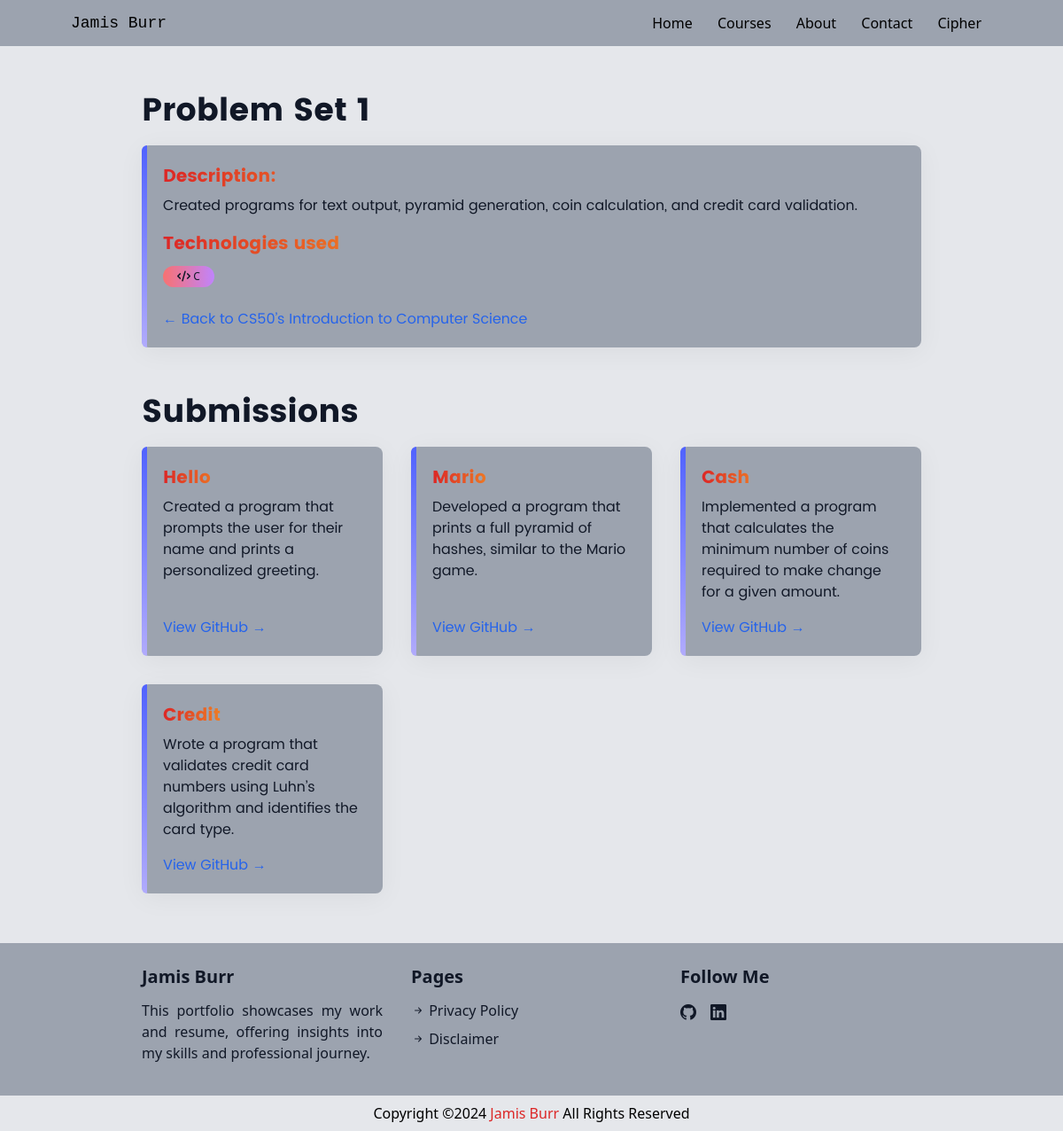
Page /courses/cs50x/problem-sets/problem-set-1/ on the committed database.
### portfolio_content/models.py (models this page shows, shortened)
class ProblemSet(models.Model):
    title = models.CharField(max_length=200)
    description = models.TextField()
    technologies = models.ManyToManyField(Technology, related_name="problem_sets")
    course = models.ForeignKey(Course, on_delete=models.CASCADE, related_name="problem_sets")
    slug = models.SlugField(blank=True)
    class Meta:
        verbose_name_plural = "Problem Sets"  # Correct plural display in the admin panel

class Technology(models.Model):
    name = models.CharField(max_length=50)
    icon = models.CharField(max_length=100, blank=True, null=True)  # Store FontAwesome class for the icon
    class Meta:
        db_table = 'Technologies'  # Ensure correct database table name
        verbose_name_plural = "Technologies"  # Correct plural display in the admin panel

class Course(models.Model):
    name = models.CharField(max_length=200)
    description = models.TextField(blank=True, null=True)
    technologies = models.ManyToManyField(Technology, related_name="courses")  # ManyToManyField
    slug = models.SlugField(blank=True)

class Submission(models.Model):
    title = models.CharField(max_length=200)
    description = models.TextField(blank=True, null=True)
    submission_link = models.URLField()
    lab = models.ForeignKey(
        "Lab",
        on_delete=models.CASCADE,
        related_name="submissions",
        blank=True,
        null=True,  # Allow it to be optional
    )
    problem_set = models.ForeignKey(
        "ProblemSet",
        on_delete=models.CASCADE,
        related_name="submissions",
        blank=True,
        null=True,  # Allow null values
    )
    project = models.ForeignKey(
        "Project",
        on_delete=models.CASCADE,
        related_name="submissions",
        blank=True,
        null=True,  # Allow null values
    )
    final_project = models.ForeignKey(
        "FinalProject",
        on_delete=models.CASCADE,
        related_name="submissions",
        blank=True,
        null=True,  # Allow it to be optional
    )
    created_at = models.DateTimeField(auto_now_add=True)

### portfolio_content/views.py (the view)
# urls.py: path('courses/<slug:course_slug>/problem-sets/<slug:problem_set_slug>/', views.problem_set_details, name='problem_set_details'),  # Problem Set detail page
@cache_page(60 * 60)
def problem_set_details(request, course_slug, problem_set_slug):
    course = get_object_or_404(Course, slug=course_slug)
    problem_set = get_object_or_404(ProblemSet, slug=problem_set_slug, course=course)
    submissions = problem_set.submissions.all()
    context = {
        'course': course,
        'problem_set': problem_set,
        'submissions': submissions,
    }
    return render(request, 'problem_set_details.html', context)

### templates/problem_set_details.html (shortened to what this page needs)
{% extends "layout.html" %}
{% block content %}
<div class='bg-gray-200 dark:bg-gray-800 text-gray-900 dark:text-gray-100 pt-8 px-5 md:px-20 lg:px-40 xl:px-60'>
    <p style="font-family: Poppins-Bold" class='text-4xl font-extrabold py-5 text-center md:text-start'>{{ problem_set.title }}</p>
    <div style="box-shadow:0 5px 30px 0 rgba(0,0,0,.05); position: relative;" class='bg-gray-400 dark:bg-gray-900 py-5 pl-6 pr-5 rounded-lg'>
        <div style="position: absolute; top: 0; left: 0; bottom: 0; width: 6px; border-radius: 6px 0 0 6px;
            background: linear-gradient(to bottom, #5062ff, #b1abfc);"
            class="dark:hidden">
        </div>
        <p style="font-family: Poppins-Bold" class="text-xl text-transparent bg-clip-text bg-gradient-to-r from-red-600 via-amber-400 to-amber-700 dark:from-cyan-200 dark:via-blue-300 dark:to-blue-600">Description:</p>
        <p style="font-family: Poppins" class="text-gray-900 dark:text-gray-300 pt-2">{{ problem_set.description }}</p>
        <p style="font-family: Poppins-Bold" class="pt-4 text-xl text-transparent bg-clip-text bg-gradient-to-r from-red-600 via-amber-400 to-amber-700 dark:from-cyan-200 dark:via-blue-300 dark:to-blue-600">Technologies used</p>
        <div class='flex flex-wrap gap-2 pt-3 pb-1'>
            {% for tech in problem_set.technologies.all %}
            <span class='text-xs bg-gradient-to-r from-red-400 to-purple-400 dark:from-blue-500 dark:from-blue-500 dark:to-purple-500 py-1 px-4 rounded-full'>
                <i class="{{ tech.icon }}"></i> {{ tech.name }}
            </span>
            {% endfor %}
        </div>
        <a href="/courses/{{ course.slug }}/" style="font-family: 'Poppins';" class="text-blue-600 dark:text-yellow-200 pt-5 hover:underline block">← Back to {{ course.name }}</a>
    </div>
</div>
<div class='bg-gray-200 dark:bg-gray-800 text-gray-900 dark:text-gray-100 pt-8 pb-14 px-5 md:px-20 lg:px-40 xl:px-60'>
    <p style="font-family: Poppins-Bold" class='text-4xl font-extrabold py-5 text-center md:text-start'>Submissions</p>
    <div class="grid grid-cols-1 sm:grid-cols-2 lg:grid-cols-3 gap-8">
        {% for submission in submissions %}
        <div style="box-shadow: 0 5px 30px 0 rgba(0,0,0,.05); position: relative;" class='bg-gray-400 dark:bg-gray-900 py-5 pl-6 pr-5 rounded-lg flex flex-col justify-between'>
            <div style="position: absolute; top: 0; left: 0; bottom: 0; width: 6px; border-radius: 6px 0 0 6px;
                background: linear-gradient(to bottom, #5062ff, #b1abfc);"
                class="dark:hidden">
            </div>
            <p style="font-family: Poppins-Bold" class="text-xl text-transparent bg-clip-text bg-gradient-to-r from-red-600 via-amber-400 to-amber-700 dark:from-cyan-200 dark:via-blue-300 dark:to-blue-600">{{ submission.title }}</p>
            <p style="font-family: Poppins" class="pt-2 flex-grow text-gray-900 dark:text-gray-300">{{ submission.description }}</p>
            {% if submission.submission_link %}
            <a href="{{ submission.submission_link }}" target="_blank" style="font-family: 'Poppins';" class="text-blue-600 dark:text-yellow-200 pt-4 hover:underline block">View GitHub →</a>
            {% endif %}
        </div>
        {% endfor %}
    </div>
</div>
{% endblock %}

### static/css/custom.css (style rules this page uses)
html { scrollbar-width: none; }

### rows in the picture
ProblemSet: title "Problem Set 1", description "Created programs for text output, pyramid generation, coin calculation, and credit card validation."
Technology: name "C"
Course: name "CS50’s Introduction to Computer Science"
Submission: description "Created a program that prompts the user for their name and prints a personalized greeting."
Submission: description "Developed a program that prints a full pyramid of hashes, similar to the Mario game."
Submission: description "Implemented a program that calculates the minimum number of coins required to make change for a given amount."
Submission: description "Wrote a program that validates credit card numbers using Luhn’s algorithm and identifies the card type."
